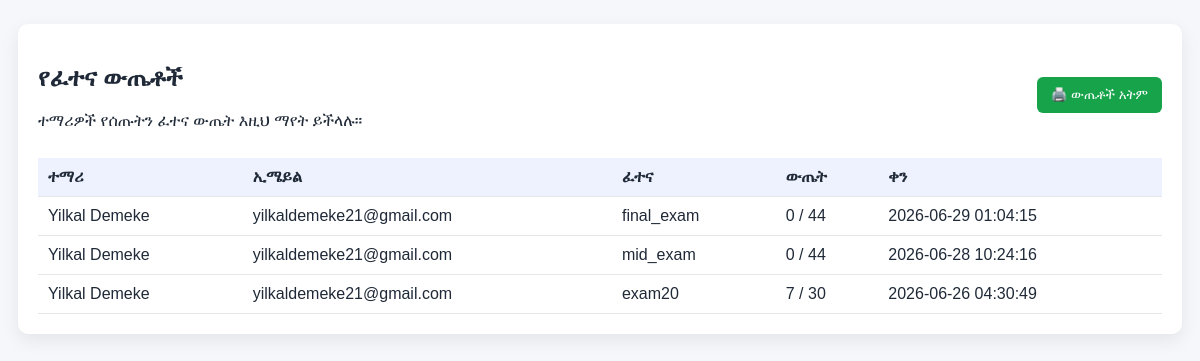
Page /admin_exam_results.php (signed in) on the committed database.
### tables this page shows
CREATE TABLE `exam_submissions` (
  `id` int(11) NOT NULL AUTO_INCREMENT,
  `student_id` varchar(100) NOT NULL,
  `student_name` varchar(255) NOT NULL,
  `exam_type` varchar(50) NOT NULL,
  `access_code` varchar(50) NOT NULL,
  `score` int(11) NOT NULL DEFAULT 0,
  `total_questions` int(11) NOT NULL DEFAULT 0,
  `answers` longtext DEFAULT NULL CHECK (json_valid(`answers`)),
  `submitted_at` datetime DEFAULT current_timestamp(),
  PRIMARY KEY (`id`)
);

CREATE TABLE `students` (
  `id` int(11) NOT NULL AUTO_INCREMENT,
  `name` varchar(255) NOT NULL,
  `email` varchar(255) NOT NULL,
  `student_id` varchar(100) NOT NULL,
  `password_hash` varchar(255) NOT NULL,
  `role` varchar(30) NOT NULL DEFAULT 'Student',
  `created_at` datetime DEFAULT current_timestamp(),
  `email_verified` tinyint(1) NOT NULL DEFAULT 0,
  `email_verification_token` varchar(255) DEFAULT NULL,
  `email_verified_at` datetime DEFAULT NULL,
  `location_country` varchar(100) DEFAULT NULL,
  `location_city` varchar(100) DEFAULT NULL,
  `location_lat` decimal(10,6) DEFAULT NULL,
  `location_lng` decimal(10,6) DEFAULT NULL,
  `country` varchar(100) DEFAULT NULL,
  `city` varchar(100) DEFAULT NULL,
  `latitude` decimal(10,7) DEFAULT NULL,
  `longitude` decimal(10,7) DEFAULT NULL,
  PRIMARY KEY (`id`),
  UNIQUE KEY `email` (`email`),
  UNIQUE KEY `student_id` (`student_id`)
);

### db.php (called while the page is built, shortened)
<?php
if (!function_exists('safe')) {
    function safe($value): string
    {
        if (is_scalar($value)) {
            return htmlspecialchars((string)$value, ENT_QUOTES, 'UTF-8');
        }
        return '';
    }
}

### admin_exam_results.php (the view, shortened to what this page needs)
<?php
require_once __DIR__ . '/db.php';
$pdo->exec('CREATE TABLE IF NOT EXISTS exam_submissions (id INT AUTO_INCREMENT PRIMARY KEY, student_id VARCHAR(100) NOT NULL, student_name VARCHAR(255) NOT NULL, exam_type VARCHAR(50) NOT NULL, score INT NOT NULL DEFAULT 0, total_questions INT NOT NULL DEFAULT 0, answers JSON DEFAULT NULL, submitted_at DATETIME DEFAULT CURRENT_TIMESTAMP)');
$stmt = $pdo->query('SELECT es.*, s.email FROM exam_submissions es LEFT JOIN students s ON s.student_id = es.student_id ORDER BY es.submitted_at DESC');
$submissions = $stmt->fetchAll();
?>
<!DOCTYPE html>
<html lang="am">
<head>
</head>
<body>
<div class="wrap">
    <div class="card">
        <div class="header-row">
            <div>
                <h2>የፈተና ውጤቶች</h2>
                <p>ተማሪዎች የሰጡትን ፈተና ውጤት እዚህ ማየት ይችላሉ።</p>
            </div>
            <div class="no-print">
                <button type="button" class="print-btn" onclick="window.print()">🖨️ ውጤቶች አትም</button>
            </div>
        </div>
        <table>
            <thead>
                <tr>
                    <th>ተማሪ</th>
                    <th>ኢሜይል</th>
                    <th>ፈተና</th>
                    <th>ውጤት</th>
                    <th>ቀን</th>
                </tr>
            </thead>
            <tbody>
                <?php if (empty($submissions)): ?>
                    <tr><td colspan="5">ምንም የፈተና ውጤት የለም።</td></tr>
                <?php else: foreach ($submissions as $row): ?>
                    <tr>
                        <td><?php echo safe($row['student_name']); ?></td>
                        <td><?php echo safe($row['email'] ?? '-'); ?></td>
                        <td><?php echo safe($row['exam_type']); ?></td>
                        <td><?php echo (int)$row['score']; ?> / <?php echo (int)$row['total_questions']; ?></td>
                        <td><?php echo safe($row['submitted_at']); ?></td>
                    </tr>
                <?php endforeach; endif; ?>
            </tbody>
        </table>
    </div>
</div>
</body>
</html>

### admin_exam_results.php (style rules this page uses)
body { font-family: Arial, sans-serif; background: #f5f7fa; color: #1f2937; margin: 0; }
.wrap { max-width: 1200px; margin: 24px auto; padding: 0 18px; }
.card { background: white; padding: 20px; border-radius: 10px; box-shadow: 0 6px 18px rgba(0,0,0,0.08); }
.header-row { display: flex; justify-content: space-between; align-items: center; gap: 12px; flex-wrap: wrap; margin-bottom: 12px; }
.print-btn { background: #16a34a; color: white; padding: 10px 14px; border-radius: 6px; text-decoration: none; border: 0; cursor: pointer; }
table { width: 100%; border-collapse: collapse; }
th, td { border-bottom: 1px solid #e5e7eb; padding: 10px; text-align: left; vertical-align: top; }
th { background: #eef2ff; }

### rows in the picture
exam_submissions: student_name "Yilkal Demeke", students.email "yilkaldemeke21@gmail.com", exam_type "final_exam", score "0", total_questions "44", submitted_at "2026-06-29 01:04:15"
exam_submissions: student_name "Yilkal Demeke", students.email "yilkaldemeke21@gmail.com", exam_type "mid_exam", score "0", total_questions "44", submitted_at "2026-06-28 10:24:16"
exam_submissions: student_name "Yilkal Demeke", students.email "yilkaldemeke21@gmail.com", exam_type "exam20", score "7", total_questions "30", submitted_at "2026-06-26 04:30:49"
